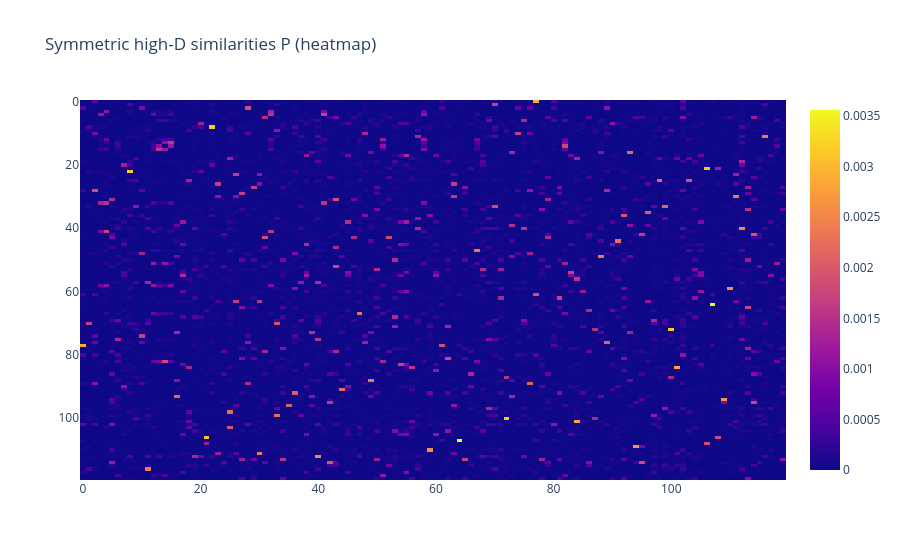

The notebook cell saved with this chart:
### Markdown cell above
---

# 6) Symmetrization — from \(p_{j|i}\) to \(p_{ij}\)

The lecture uses the standard symmetrization:

\[
p_{ij} = \frac{p_{j|i} + p_{i|j}}{2n}
\]

- Makes similarities **symmetric**
- Normalizes so \(\sum_{i\neq j}p_{ij}=1\)

We’ll build \(P\) for a small subset and visualize it as a heatmap.

### Code cell
def compute_P_matrix(X, perplexity=30, tol=1e-3):
    n = X.shape[0]
    Pcond = np.zeros((n, n), dtype=np.float64)
    sigmas = np.zeros(n, dtype=np.float64)
    for i in range(n):
        sigma_i, _ = sigma_for_target_perplexity(X, i, target_perp=perplexity, tol=tol)
        sigmas[i] = sigma_i
        Pcond[i] = p_conditional_for_point(X, i, sigma_i)
    P = (Pcond + Pcond.T) / (2.0 * n)
    np.fill_diagonal(P, 0.0)
    P = np.maximum(P, 1e-12)
    P /= P.sum()
    return P, sigmas

X_P = X_demo[:120]
P, sigmas = compute_P_matrix(X_P, perplexity=20)

fig = px.imshow(P, title="Symmetric high-D similarities P (heatmap)", aspect="auto")
fig.show()

print("P sum:", P.sum(), "min/max:", float(P.min()), float(P.max()))
print("sigma range:", float(sigmas.min()), "to", float(sigmas.max()))

### Figure 1 — Plotly figure (JSON) as saved in the notebook; plotly's stock layout.template omitted (floating-point values rounded to 4 significant figures; data arrays with more than 128 entries replaced by an {"elided": "..."} marker saying what was removed)
{"data": [{"coloraxis": "coloraxis", "hovertemplate": "x: %{x}<br>y: %{y}<br>color: %{z}<extra></extra>", "name": "0", "type": "heatmap", "xaxis": "x", "yaxis": "y", "z": {"elided": "120x120 float values"}}], "layout": {"coloraxis": {"colorscale": [[0, "#0d0887"], [0.1111, "#46039f"], [0.2222, "#7201a8"], [0.3333, "#9c179e"], [0.4444, "#bd3786"], [0.5556, "#d8576b"], [0.6667, "#ed7953"], [0.7778, "#fb9f3a"], [0.8889, "#fdca26"], [1, "#f0f921"]]}, "title": {"text": "Symmetric high-D similarities P (heatmap)"}, "xaxis": {"anchor": "y", "domain": [0, 1]}, "yaxis": {"anchor": "x", "autorange": "reversed", "domain": [0, 1]}}}
